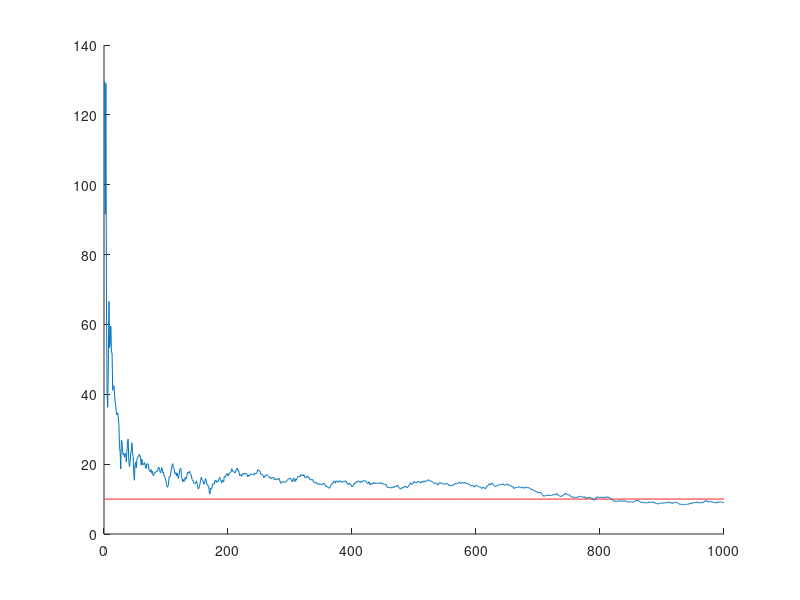

Source code (MATLAB):
%demonstration of the law of large numbers
clear all;

%how many samples?
n=1000;

%assume a random variable with mean mu and finite variance
mu=10;
sigma=100;

%draw n samples
Xn=normrnd(mu,sigma,n,1);

%plot the sample mean as a function of samples
figure
hold
plot(ones(n,1)*mu,'r')
plot(cumsum(Xn)./(1:n)')
hold